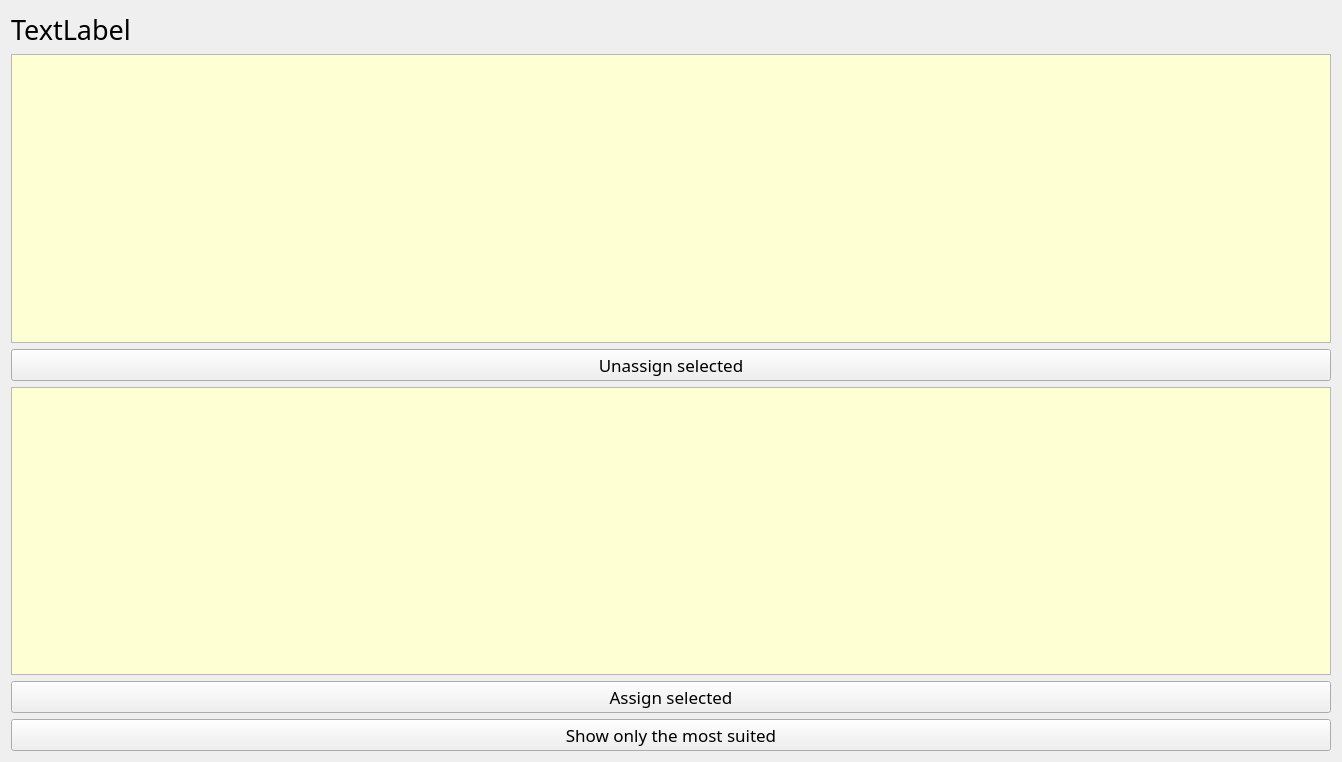
<?xml version="1.0" encoding="UTF-8"?>
<ui version="4.0">
 <class>DepartmentWidget</class>
 <widget class="QWidget" name="DepartmentWidget">
  <property name="geometry">
   <rect>
    <x>0</x>
    <y>0</y>
    <width>1342</width>
    <height>762</height>
   </rect>
  </property>
  <property name="palette">
   <palette>
    <active>
     <colorrole role="Text">
      <brush brushstyle="SolidPattern">
       <color alpha="255">
        <red>77</red>
        <green>77</green>
        <blue>77</blue>
       </color>
      </brush>
     </colorrole>
     <colorrole role="Base">
      <brush brushstyle="SolidPattern">
       <color alpha="255">
        <red>255</red>
        <green>255</green>
        <blue>212</blue>
       </color>
      </brush>
     </colorrole>
    </active>
    <inactive>
     <colorrole role="Text">
      <brush brushstyle="SolidPattern">
       <color alpha="255">
        <red>77</red>
        <green>77</green>
        <blue>77</blue>
       </color>
      </brush>
     </colorrole>
     <colorrole role="Base">
      <brush brushstyle="SolidPattern">
       <color alpha="255">
        <red>255</red>
        <green>255</green>
        <blue>212</blue>
       </color>
      </brush>
     </colorrole>
    </inactive>
    <disabled/>
   </palette>
  </property>
  <property name="windowTitle">
   <string>Form</string>
  </property>
  <layout class="QVBoxLayout" name="verticalLayout_4">
   <item>
    <layout class="QVBoxLayout" name="verticalLayout_3">
     <item>
      <layout class="QVBoxLayout" name="verticalLayout">
       <item>
        <widget class="QLabel" name="descriptionText">
         <property name="font">
          <font>
           <family>Arial Rounded MT Bold</family>
           <pointsize>20</pointsize>
          </font>
         </property>
         <property name="text">
          <string>TextLabel</string>
         </property>
        </widget>
       </item>
       <item>
        <widget class="QListWidget" name="myVolunteersList">
         <property name="font">
          <font>
           <family>Arial Rounded MT Bold</family>
           <pointsize>11</pointsize>
          </font>
         </property>
        </widget>
       </item>
       <item>
        <widget class="QPushButton" name="unassignButton">
         <property name="font">
          <font>
           <family>Arial Rounded MT Bold</family>
           <pointsize>13</pointsize>
          </font>
         </property>
         <property name="text">
          <string>Unassign selected</string>
         </property>
        </widget>
       </item>
       <item>
        <widget class="QListWidget" name="unassignedList">
         <property name="font">
          <font>
           <family>Arial Rounded MT Bold</family>
           <pointsize>11</pointsize>
          </font>
         </property>
        </widget>
       </item>
       <item>
        <widget class="QPushButton" name="assignButton">
         <property name="font">
          <font>
           <family>Arial Rounded MT Bold</family>
           <pointsize>13</pointsize>
          </font>
         </property>
         <property name="text">
          <string>Assign selected</string>
         </property>
        </widget>
       </item>
      </layout>
     </item>
     <item>
      <layout class="QVBoxLayout" name="verticalLayout_2">
       <item>
        <layout class="QHBoxLayout" name="horizontalLayout"/>
       </item>
       <item>
        <widget class="QPushButton" name="showMostSuitable">
         <property name="font">
          <font>
           <family>Arial Rounded MT Bold</family>
           <pointsize>13</pointsize>
          </font>
         </property>
         <property name="text">
          <string>Show only the most suited</string>
         </property>
        </widget>
       </item>
      </layout>
     </item>
    </layout>
   </item>
  </layout>
 </widget>
 <resources/>
 <connections/>
</ui>
